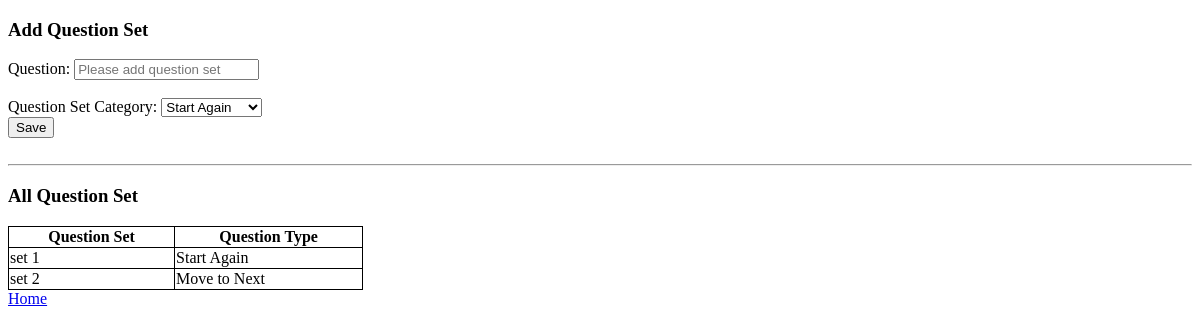
The page /question_set_crud.php on the database as committed earlier.
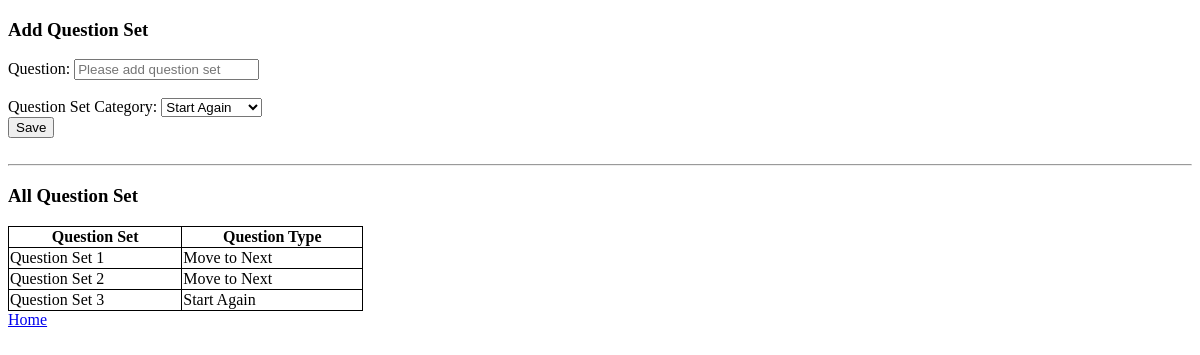
The same page on the database as committed later.
### tables this page shows
CREATE TABLE `questions_set` (
  `id` int(11) NOT NULL AUTO_INCREMENT,
  `question_set_name` varchar(200) DEFAULT NULL,
  `question_set_category` varchar(100) DEFAULT NULL,
  `question_set_is_deleted` tinyint(1) DEFAULT NULL,
  `question_set_created_at` timestamp NULL DEFAULT NULL,
  PRIMARY KEY (`id`)
);

### DB_Connect.php (called while the page is built, shortened)
<?php
$query_for_question_set_add_page = 'select
								*
						   from
							    questions_set qs
						   order by id asc';
function executeQueryWithoutParams($mysqli, $query)
{
    $stmt = $mysqli->stmt_init();
    if ($stmt->prepare($query)) {
        if ($stmt->execute()) {
            return $stmt->get_result();
        }
    }
    return ['error' => $stmt->error];
}
 ?>

### question_set_crud.php (the view, shortened to what this page needs)
<?php
 	require_once('DB_Connect.php');
	$questions_set = executeQueryWithoutParams($mysqli, $query_for_question_set_add_page);
?>
<!DOCTYPE html>
<html>
<head>
	<link rel="stylesheet" type="text/css" href="quiz.css">
</head>
<body>
	<div id="main">
		<div class="add">
			<h3>Add Question Set</h3>
			<form action="php_script.php" method="post">
				<label>Question: </label>
				<input type="text" name="add_question_set" id="add_question_set" placeholder="Please add question set">
				<br>
				<br>
				<label>Question Set Category:</label>
				<select name="question_set_category">
					<option value="1">Start Again</option>
				</select>
				<br>
				<input type="submit" name="add_question_set_submit" id="add_question_set_submit" value="Save">
			</form>
		</div>
		<br>
		<hr>
		<h3>All Question Set</h3>
		<table>
			<thead>
				<tr>
					<th>Question Set</th>
					<th>Question Type</th>
				</tr>
			</thead>
			<tbody>
				<?php while ($row = $questions_set->fetch_assoc()) {
					    $category = $row['question_set_category'] == 1 ? "Start Again" : "Move to Next";
				?>
				<tr>
					<td><?= $row['question_set_name']; ?></td>
					<td><?= $category;  ?></td>
				</tr>
				<?php } ?>
			</tbody>
		</table>
	</div>
	<?php require_once('footer.php') ?>
</body>
</html>

Rows that differ between the two databases and show on the page:
removed questions_set: question_set_name "set 1", question_set_category "Start Again"
removed questions_set: question_set_name "set 2", question_set_category "Move to Next"
added questions_set: question_set_name "Question Set 1", question_set_category "Move to Next"
added questions_set: question_set_name "Question Set 2", question_set_category "Move to Next"
added questions_set: question_set_name "Question Set 3", question_set_category "Start Again"
